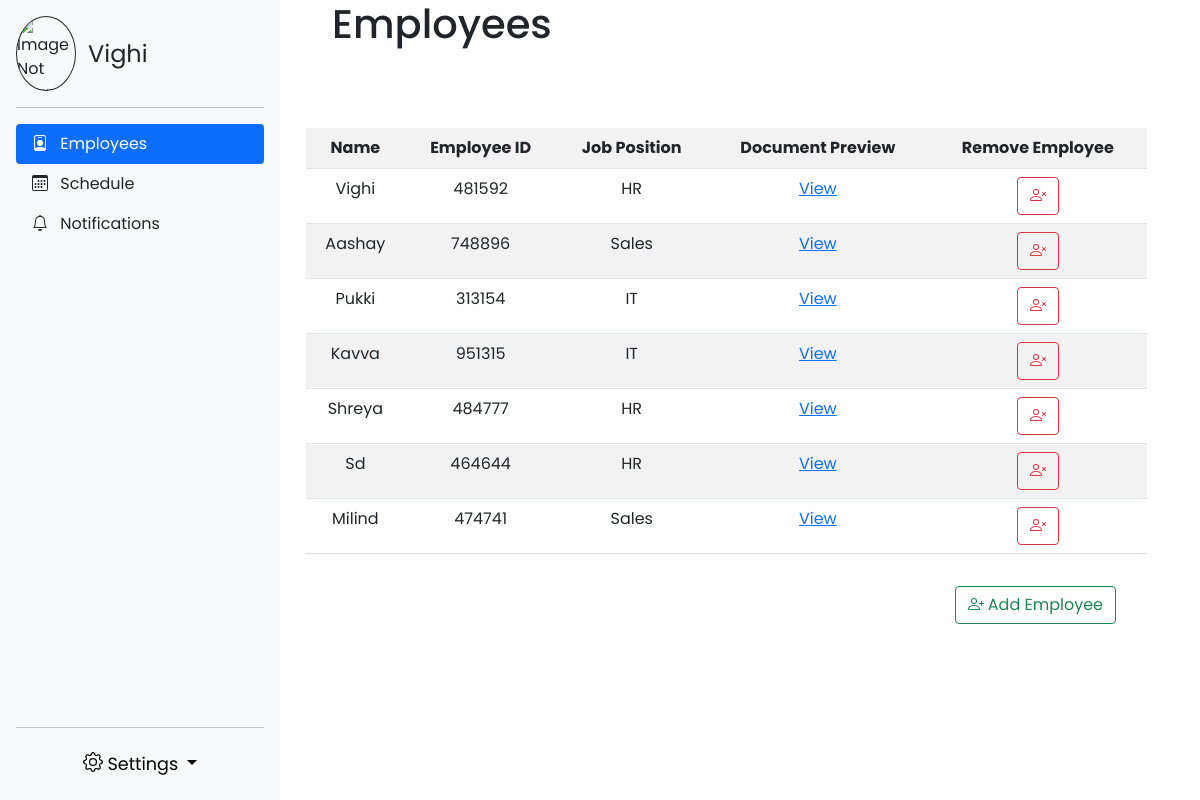
Page /hr/emp_info/ (signed in) on the earlier database version.
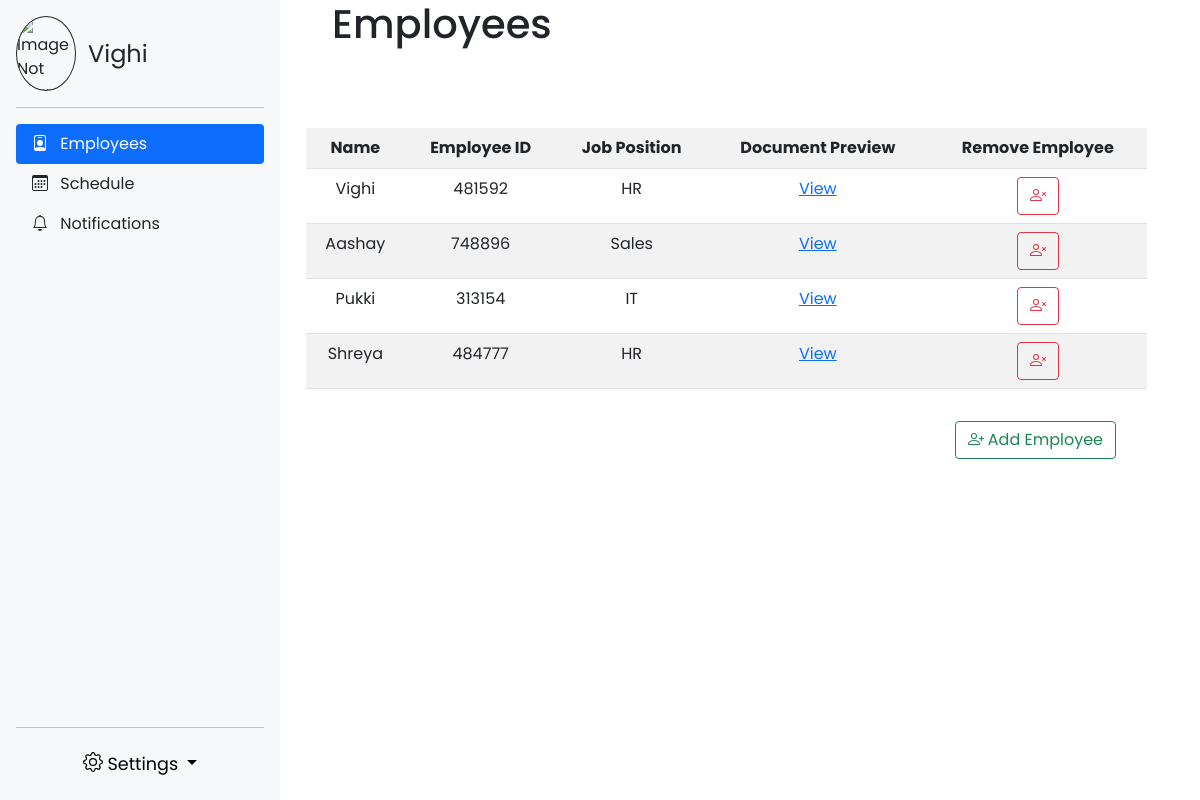
Same page on the later database version.
### hr_pages/models.py (models this page shows)
class UserData(AbstractUser):
    emp_id = CharField(max_length=10, unique=True)
    mobile_no = CharField(max_length=10)
    group_name = CharField(max_length=7)
    prof_pic = models.ImageField(upload_to=user_directory_path, default=None, blank=True, null=True)

### hr_pages/views.py (the view)
# urls.py: path("emp_info/", views.view_emp, name="view_emp"),
@user_passes_test(staff_check)
def view_emp(request):
    entry = UserData.objects.filter(is_superuser=0)
    return render(request, "EmployeeDetails.html", {'entry':entry})

### hr_pages/views.py (called while the page is built)
def staff_check(user):
    return user.is_superuser or user.is_staff

### templates/EmployeeDetails.html (shortened to what this page needs)
{% extends 'sidebar.html' %}
{% load static %}
{% block content %}
<head>
  <link href="https://cdn.jsdelivr.net/npm/bootstrap@5.0.2/dist/css/bootstrap.min.css" rel="stylesheet">
  <link rel="stylesheet" href="{% static 'EmployeeDetails.css' %}">
</head>
<div class="col-md-9 pe-5">
  <h1>Employees</h1>
  <br>
  <table class="table table-striped table-hover mt-5">
    <tr>
      <th>Name</th>
      <th>Employee ID</th>
      <th>Job Position</th>
      <th>Document Preview</th>
      <th>Remove Employee</th>
    </tr>
    {% for i in entry %}
    <tr>
      <td>{{i.first_name}}</td>
      <td>{{i.emp_id}}</td>
      <td>{{i.group_name}}</td>
      <td>
        <a class="link-primary" href="/hr/doc_preview?id={{i.id}}">View</a>
      </td>
      <td>
        <button name="delete_button" onclick="location.href='/hr/del_emp?id={{i.id}}'" type="button" class="btn btn-outline-danger">
        </button>
      </td>
    </tr>
    {% endfor %}
  </table>
  <div class="d-flex flex-row-reverse pe-5">
    <button type="button" class="btn btn-outline-success mt-3" onclick="location.href='/hr/register'">
      Add Employee
    </button>
  </div>
</div>
{% endblock %}

### templates/sidebar.html (shortened to what this page needs)
<!doctype html>
{% load static %}
<html lang="en">
  <head>
    <link href="https://cdn.jsdelivr.net/npm/bootstrap@5.0.2/dist/css/bootstrap.min.css" rel="stylesheet">
    <link href="{% static 'sidebars.css' %}" rel="stylesheet">
  </head>
  <body>
    <div class="row">
      <div class="col-md-3">
        <main>
          <div class="d-flex flex-column flex-shrink-0 p-3 bg-light" style="width: 280px;">
            <a class="d-flex align-items-center mb-3 mb-md-0 me-md-auto link-dark text-decoration-none">
              <img src="/media/{{user.prof_pic}}" alt="Image Not Found" onerror=this.src="https://upload.wikimedia.org/wikipedia/en/0/03/Walter_White_S5B.png" class="rounded-circle">
              <span class="fs-4">{{ user.get_short_name }}</span>
            </a>
            <hr>
            <ul class="nav nav-pills flex-column mb-auto" id="nav">
              {% if user.is_staff %}
              <li class="nav-item">
                <a href="/hr/emp_info/" class="nav-link link-dark" id="emp" aria-current="page">
                  Employees
                </a>
              </li>
              {% endif %}
              <li class="nav-item">
                <a href="/schedule/" class="nav-link link-dark" id="schedule">
                  Schedule
                </a>
              </li>
              <li class="nav-item">
                <a href="/notifications/" class="nav-link link-dark" id="notif">
                  Notifications {% if request.session.n_count != 0 %} {% endif %}
                </a>
              </li>
            </ul>
            <hr>
              <button class="btn btn-light dropdown-toggle" style="font-size: 110%;" type="button" id="dropdownMenuButton1" data-bs-toggle="dropdown" aria-expanded="false">
                Settings
              </button>
          </div>
        </main>
      </div>
      {% block content %} Content {% endblock %}
    </div>
  </body>
</html>

### static/sidebars.css (style rules this page uses)
body { min-height: 100vh; min-height: -webkit-fill-available; }
html { height: -webkit-fill-available; }
main { display: flex; flex-wrap: nowrap; height: 100%; height: -webkit-fill-available; max-height: 100vh; overflow-x: auto; overflow-y: hidden; position: fixed; }
.bi { vertical-align: -.125em; pointer-events: none; fill: currentColor; }
.dropdown-toggle { outline: 0; }
.rounded-circle { border:1px solid; border-radius:500px; width:60px; height:75px; }
span.fs-4 { margin-left: 0.5em; }

### static/EmployeeDetails.css (style rules this page uses)
* { margin-left: 0; padding: 0; box-sizing: border-box; font-family: "Poppins", sans-serif; }
h1 { margin-left: 0.65em; }
.table-striped { width: 98%; margin-right: 0.5em; text-align: center; }

Differences in the rows shown:
removed UserData: first_name "Kavva", emp_id "951315", group_name "IT"
removed UserData: first_name "Sd", emp_id "464644", group_name "HR"
removed UserData: first_name "Milind", emp_id "474741", group_name "Sales"
